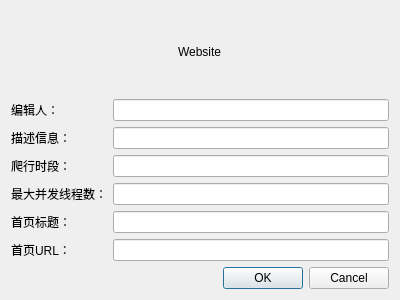
<?xml version="1.0" encoding="UTF-8"?>
<ui version="4.0">
 <class>Website</class>
 <widget class="QDialog" name="Website">
  <property name="geometry">
   <rect>
    <x>0</x>
    <y>0</y>
    <width>400</width>
    <height>300</height>
   </rect>
  </property>
  <property name="windowTitle">
   <string>Dialog</string>
  </property>
  <layout class="QVBoxLayout" name="verticalLayout">
   <item>
    <layout class="QHBoxLayout" name="horizontalLayout">
     <item>
      <spacer name="horizontalSpacer">
       <property name="orientation">
        <enum>Qt::Horizontal</enum>
       </property>
       <property name="sizeHint" stdset="0">
        <size>
         <width>40</width>
         <height>20</height>
        </size>
       </property>
      </spacer>
     </item>
     <item>
      <widget class="QLabel" name="label_6">
       <property name="text">
        <string>Website</string>
       </property>
      </widget>
     </item>
     <item>
      <spacer name="horizontalSpacer_2">
       <property name="orientation">
        <enum>Qt::Horizontal</enum>
       </property>
       <property name="sizeHint" stdset="0">
        <size>
         <width>40</width>
         <height>20</height>
        </size>
       </property>
      </spacer>
     </item>
    </layout>
   </item>
   <item>
    <layout class="QGridLayout" name="gridLayout">
     <item row="0" column="0">
      <widget class="QLabel" name="label">
       <property name="text">
        <string>编辑人：</string>
       </property>
      </widget>
     </item>
     <item row="0" column="1">
      <widget class="QLineEdit" name="lineEdit"/>
     </item>
     <item row="1" column="0">
      <widget class="QLabel" name="label_2">
       <property name="text">
        <string>描述信息：</string>
       </property>
      </widget>
     </item>
     <item row="1" column="1">
      <widget class="QLineEdit" name="lineEdit_2"/>
     </item>
     <item row="2" column="0">
      <widget class="QLabel" name="label_5">
       <property name="text">
        <string>爬行时段：</string>
       </property>
      </widget>
     </item>
     <item row="2" column="1">
      <widget class="QLineEdit" name="lineEdit_4"/>
     </item>
     <item row="3" column="0">
      <widget class="QLabel" name="label_4">
       <property name="text">
        <string>最大并发线程数：</string>
       </property>
      </widget>
     </item>
     <item row="3" column="1">
      <widget class="QLineEdit" name="lineEdit_5"/>
     </item>
     <item row="4" column="0">
      <widget class="QLabel" name="label_3">
       <property name="text">
        <string>首页标题：</string>
       </property>
      </widget>
     </item>
     <item row="4" column="1">
      <widget class="QLineEdit" name="lineEdit_3"/>
     </item>
     <item row="5" column="0">
      <widget class="QLabel" name="label_7">
       <property name="text">
        <string>首页URL：</string>
       </property>
      </widget>
     </item>
     <item row="5" column="1">
      <widget class="QLineEdit" name="lineEdit_6"/>
     </item>
    </layout>
   </item>
   <item>
    <widget class="QDialogButtonBox" name="buttonBox">
     <property name="orientation">
      <enum>Qt::Horizontal</enum>
     </property>
     <property name="standardButtons">
      <set>QDialogButtonBox::Cancel|QDialogButtonBox::Ok</set>
     </property>
    </widget>
   </item>
  </layout>
 </widget>
 <resources/>
 <connections>
  <connection>
   <sender>buttonBox</sender>
   <signal>rejected()</signal>
   <receiver>Website</receiver>
   <slot>reject()</slot>
   <hints>
    <hint type="sourcelabel">
     <x>316</x>
     <y>260</y>
    </hint>
    <hint type="destinationlabel">
     <x>286</x>
     <y>274</y>
    </hint>
   </hints>
  </connection>
  <connection>
   <sender>buttonBox</sender>
   <signal>accepted()</signal>
   <receiver>Website</receiver>
   <slot>accept()</slot>
   <hints>
    <hint type="sourcelabel">
     <x>248</x>
     <y>254</y>
    </hint>
    <hint type="destinationlabel">
     <x>157</x>
     <y>274</y>
    </hint>
   </hints>
  </connection>
 </connections>
</ui>
